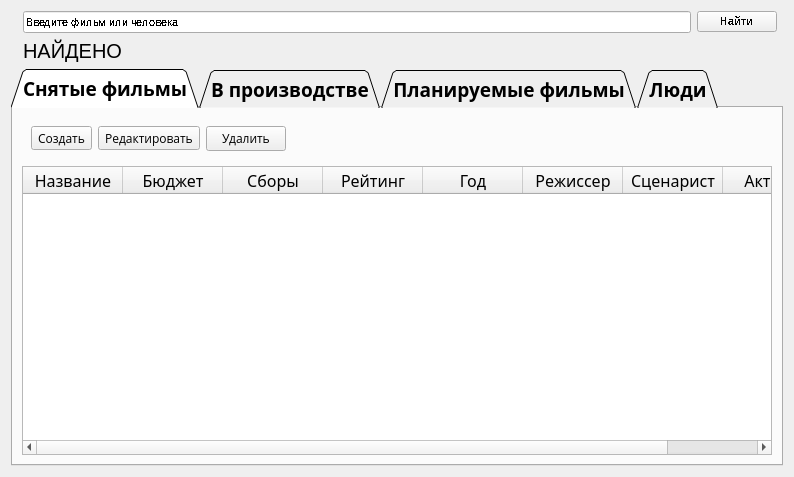
<?xml version="1.0" encoding="UTF-8"?>
<ui version="4.0">
 <class>Form</class>
 <widget class="QWidget" name="Form">
  <property name="geometry">
   <rect>
    <x>0</x>
    <y>0</y>
    <width>794</width>
    <height>477</height>
   </rect>
  </property>
  <property name="font">
   <font>
    <pointsize>8</pointsize>
    <stylestrategy>NoAntialias</stylestrategy>
    <kerning>true</kerning>
   </font>
  </property>
  <property name="windowTitle">
   <string>Form</string>
  </property>
  <layout class="QGridLayout" name="gridLayout_4">
   <item row="0" column="0">
    <widget class="QLabel" name="logo">
     <property name="text">
      <string/>
     </property>
     <property name="pixmap">
      <pixmap>images/logo3.png</pixmap>
     </property>
     <property name="scaledContents">
      <bool>false</bool>
     </property>
    </widget>
   </item>
   <item row="0" column="2">
    <widget class="QPushButton" name="Find">
     <property name="font">
      <font>
       <pointsize>8</pointsize>
       <weight>75</weight>
       <bold>true</bold>
       <stylestrategy>NoAntialias</stylestrategy>
       <kerning>true</kerning>
      </font>
     </property>
     <property name="text">
      <string>Найти</string>
     </property>
    </widget>
   </item>
   <item row="0" column="1">
    <widget class="QLineEdit" name="ObjectName">
     <property name="minimumSize">
      <size>
       <width>0</width>
       <height>20</height>
      </size>
     </property>
     <property name="text">
      <string/>
     </property>
     <property name="maxLength">
      <number>32771</number>
     </property>
     <property name="placeholderText">
      <string>Введите фильм или человека</string>
     </property>
     <property name="cursorMoveStyle">
      <enum>Qt::LogicalMoveStyle</enum>
     </property>
    </widget>
   </item>
   <item row="3" column="0" colspan="4">
    <widget class="QTabWidget" name="mainTable">
     <property name="font">
      <font>
       <family>Proxima Nova</family>
       <pointsize>14</pointsize>
       <weight>75</weight>
       <bold>true</bold>
       <stylestrategy>PreferAntialias</stylestrategy>
       <kerning>true</kerning>
      </font>
     </property>
     <property name="layoutDirection">
      <enum>Qt::LeftToRight</enum>
     </property>
     <property name="autoFillBackground">
      <bool>false</bool>
     </property>
     <property name="tabShape">
      <enum>QTabWidget::Triangular</enum>
     </property>
     <property name="currentIndex">
      <number>0</number>
     </property>
     <property name="iconSize">
      <size>
       <width>16</width>
       <height>16</height>
      </size>
     </property>
     <property name="elideMode">
      <enum>Qt::ElideRight</enum>
     </property>
     <property name="documentMode">
      <bool>false</bool>
     </property>
     <property name="tabsClosable">
      <bool>false</bool>
     </property>
     <property name="movable">
      <bool>false</bool>
     </property>
     <property name="tabBarAutoHide">
      <bool>false</bool>
     </property>
     <widget class="QWidget" name="Archieve">
      <property name="font">
       <font>
        <family>Proxima Nova</family>
        <pointsize>14</pointsize>
        <weight>75</weight>
        <bold>true</bold>
        <stylestrategy>PreferAntialias</stylestrategy>
        <kerning>true</kerning>
       </font>
      </property>
      <attribute name="title">
       <string>Снятые фильмы</string>
      </attribute>
      <layout class="QGridLayout" name="gridLayout_3">
       <item row="1" column="0">
        <widget class="QTableWidget" name="filmTab">
         <property name="font">
          <font>
           <family>Proxima Nova</family>
           <pointsize>12</pointsize>
           <weight>50</weight>
           <bold>false</bold>
           <stylestrategy>PreferAntialias</stylestrategy>
           <kerning>true</kerning>
          </font>
         </property>
         <property name="frameShape">
          <enum>QFrame::StyledPanel</enum>
         </property>
         <property name="frameShadow">
          <enum>QFrame::Raised</enum>
         </property>
         <property name="sizeAdjustPolicy">
          <enum>QAbstractScrollArea::AdjustIgnored</enum>
         </property>
         <property name="sortingEnabled">
          <bool>true</bool>
         </property>
         <column>
          <property name="text">
           <string>Название</string>
          </property>
         </column>
         <column>
          <property name="text">
           <string>Бюджет</string>
          </property>
         </column>
         <column>
          <property name="text">
           <string>Сборы</string>
          </property>
         </column>
         <column>
          <property name="text">
           <string>Рейтинг</string>
          </property>
         </column>
         <column>
          <property name="text">
           <string>Год</string>
          </property>
         </column>
         <column>
          <property name="text">
           <string>Режиссер</string>
          </property>
         </column>
         <column>
          <property name="text">
           <string>Сценарист</string>
          </property>
         </column>
         <column>
          <property name="text">
           <string>Актеры</string>
          </property>
         </column>
        </widget>
       </item>
       <item row="0" column="0">
        <widget class="QWidget" name="filmButtonsWidget" native="true">
         <property name="sizePolicy">
          <sizepolicy hsizetype="Fixed" vsizetype="Preferred">
           <horstretch>0</horstretch>
           <verstretch>0</verstretch>
          </sizepolicy>
         </property>
         <property name="font">
          <font>
           <pointsize>9</pointsize>
          </font>
         </property>
         <property name="focusPolicy">
          <enum>Qt::NoFocus</enum>
         </property>
         <property name="contextMenuPolicy">
          <enum>Qt::DefaultContextMenu</enum>
         </property>
         <property name="acceptDrops">
          <bool>false</bool>
         </property>
         <property name="inputMethodHints">
          <set>Qt::ImhNone</set>
         </property>
         <layout class="QHBoxLayout" name="horizontalLayout">
          <item>
           <widget class="QToolButton" name="filmCreate">
            <property name="enabled">
             <bool>true</bool>
            </property>
            <property name="sizePolicy">
             <sizepolicy hsizetype="Fixed" vsizetype="Fixed">
              <horstretch>0</horstretch>
              <verstretch>0</verstretch>
             </sizepolicy>
            </property>
            <property name="font">
             <font>
              <family>Open Sans</family>
              <pointsize>9</pointsize>
              <weight>50</weight>
              <bold>false</bold>
             </font>
            </property>
            <property name="text">
             <string>Создать</string>
            </property>
            <property name="iconSize">
             <size>
              <width>32</width>
              <height>32</height>
             </size>
            </property>
            <property name="shortcut">
             <string/>
            </property>
            <property name="checkable">
             <bool>false</bool>
            </property>
            <property name="toolButtonStyle">
             <enum>Qt::ToolButtonIconOnly</enum>
            </property>
            <property name="autoRaise">
             <bool>false</bool>
            </property>
           </widget>
          </item>
          <item>
           <widget class="QToolButton" name="filmEdit">
            <property name="font">
             <font>
              <family>Open Sans</family>
              <pointsize>9</pointsize>
              <weight>50</weight>
              <bold>false</bold>
             </font>
            </property>
            <property name="text">
             <string>Редактировать</string>
            </property>
           </widget>
          </item>
          <item>
           <widget class="QPushButton" name="filmDelete">
            <property name="font">
             <font>
              <family>Open Sans</family>
              <weight>50</weight>
              <bold>false</bold>
             </font>
            </property>
            <property name="text">
             <string>Удалить</string>
            </property>
           </widget>
          </item>
         </layout>
        </widget>
       </item>
      </layout>
     </widget>
     <widget class="QWidget" name="CreatingTab">
      <attribute name="title">
       <string>В производстве</string>
      </attribute>
      <layout class="QGridLayout" name="gridLayout">
       <item row="1" column="0">
        <widget class="QTableWidget" name="tableWidget_2">
         <property name="font">
          <font>
           <family>Proxima Nova</family>
           <pointsize>12</pointsize>
           <weight>50</weight>
           <bold>false</bold>
           <stylestrategy>PreferAntialias</stylestrategy>
           <kerning>true</kerning>
          </font>
         </property>
         <property name="frameShape">
          <enum>QFrame::StyledPanel</enum>
         </property>
         <property name="frameShadow">
          <enum>QFrame::Raised</enum>
         </property>
         <property name="sortingEnabled">
          <bool>true</bool>
         </property>
         <column>
          <property name="text">
           <string>Название</string>
          </property>
         </column>
         <column>
          <property name="text">
           <string>Бюджет</string>
          </property>
         </column>
         <column>
          <property name="text">
           <string>Режиссер</string>
          </property>
         </column>
         <column>
          <property name="text">
           <string>Сценарист</string>
          </property>
         </column>
         <column>
          <property name="text">
           <string>Композитор</string>
          </property>
         </column>
         <column>
          <property name="text">
           <string>Актеры</string>
          </property>
         </column>
        </widget>
       </item>
       <item row="0" column="0">
        <widget class="QWidget" name="progressButtonsWidget" native="true">
         <property name="sizePolicy">
          <sizepolicy hsizetype="Fixed" vsizetype="Preferred">
           <horstretch>0</horstretch>
           <verstretch>0</verstretch>
          </sizepolicy>
         </property>
         <layout class="QGridLayout" name="gridLayout_2">
          <item row="0" column="1">
           <widget class="QToolButton" name="progressEdit">
            <property name="font">
             <font>
              <family>Open Sans</family>
              <pointsize>9</pointsize>
              <weight>50</weight>
              <bold>false</bold>
              <stylestrategy>PreferAntialias</stylestrategy>
              <kerning>true</kerning>
             </font>
            </property>
            <property name="text">
             <string>Редактировать</string>
            </property>
           </widget>
          </item>
          <item row="0" column="0">
           <widget class="QToolButton" name="progressCreate">
            <property name="font">
             <font>
              <family>Open Sans</family>
              <pointsize>9</pointsize>
              <weight>50</weight>
              <bold>false</bold>
              <stylestrategy>PreferAntialias</stylestrategy>
              <kerning>true</kerning>
             </font>
            </property>
            <property name="text">
             <string>Создать</string>
            </property>
           </widget>
          </item>
          <item row="0" column="2">
           <widget class="QPushButton" name="progressDelete">
            <property name="font">
             <font>
              <family>Open Sans</family>
              <pointsize>9</pointsize>
              <weight>50</weight>
              <bold>false</bold>
             </font>
            </property>
            <property name="text">
             <string>Удалить</string>
            </property>
           </widget>
          </item>
         </layout>
        </widget>
       </item>
      </layout>
     </widget>
     <widget class="QWidget" name="PlanTab">
      <property name="contextMenuPolicy">
       <enum>Qt::ActionsContextMenu</enum>
      </property>
      <attribute name="title">
       <string>Планируемые фильмы</string>
      </attribute>
      <layout class="QGridLayout" name="gridLayout_6">
       <item row="1" column="0">
        <widget class="QTableWidget" name="tableWidget_3">
         <property name="font">
          <font>
           <family>Proxima Nova</family>
           <pointsize>12</pointsize>
           <weight>50</weight>
           <bold>false</bold>
           <underline>false</underline>
           <stylestrategy>PreferAntialias</stylestrategy>
           <kerning>true</kerning>
          </font>
         </property>
         <property name="focusPolicy">
          <enum>Qt::StrongFocus</enum>
         </property>
         <property name="contextMenuPolicy">
          <enum>Qt::DefaultContextMenu</enum>
         </property>
         <property name="frameShadow">
          <enum>QFrame::Raised</enum>
         </property>
         <property name="sizeAdjustPolicy">
          <enum>QAbstractScrollArea::AdjustToContents</enum>
         </property>
         <property name="selectionMode">
          <enum>QAbstractItemView::ExtendedSelection</enum>
         </property>
         <property name="gridStyle">
          <enum>Qt::SolidLine</enum>
         </property>
         <property name="sortingEnabled">
          <bool>true</bool>
         </property>
         <property name="cornerButtonEnabled">
          <bool>true</bool>
         </property>
         <column>
          <property name="text">
           <string>Название</string>
          </property>
         </column>
         <column>
          <property name="text">
           <string>Замысел</string>
          </property>
         </column>
         <column>
          <property name="text">
           <string>Тема</string>
          </property>
         </column>
         <column>
          <property name="text">
           <string>Описание</string>
          </property>
          <property name="font">
           <font>
            <weight>50</weight>
            <bold>false</bold>
            <underline>false</underline>
            <strikeout>false</strikeout>
           </font>
          </property>
         </column>
         <column>
          <property name="text">
           <string>Примерный бюджет</string>
          </property>
          <property name="font">
           <font>
            <family>Proxima Nova</family>
            <pointsize>12</pointsize>
           </font>
          </property>
         </column>
        </widget>
       </item>
       <item row="0" column="0">
        <widget class="QWidget" name="planButtons" native="true">
         <property name="sizePolicy">
          <sizepolicy hsizetype="Fixed" vsizetype="Preferred">
           <horstretch>0</horstretch>
           <verstretch>0</verstretch>
          </sizepolicy>
         </property>
         <layout class="QGridLayout" name="gridLayout_11">
          <item row="0" column="0">
           <widget class="QToolButton" name="planCreate">
            <property name="font">
             <font>
              <family>Open Sans</family>
              <pointsize>9</pointsize>
              <weight>50</weight>
              <bold>false</bold>
              <stylestrategy>PreferAntialias</stylestrategy>
              <kerning>true</kerning>
             </font>
            </property>
            <property name="text">
             <string>Создать</string>
            </property>
           </widget>
          </item>
          <item row="0" column="1">
           <widget class="QToolButton" name="planEdit">
            <property name="font">
             <font>
              <family>Open Sans</family>
              <pointsize>9</pointsize>
              <weight>50</weight>
              <bold>false</bold>
              <stylestrategy>PreferAntialias</stylestrategy>
              <kerning>true</kerning>
             </font>
            </property>
            <property name="text">
             <string>Редактировать</string>
            </property>
           </widget>
          </item>
          <item row="0" column="2">
           <widget class="QPushButton" name="planDelete">
            <property name="font">
             <font>
              <family>Open Sans</family>
              <pointsize>9</pointsize>
              <weight>50</weight>
              <bold>false</bold>
             </font>
            </property>
            <property name="text">
             <string>Удалить</string>
            </property>
           </widget>
          </item>
         </layout>
        </widget>
       </item>
      </layout>
     </widget>
     <widget class="QWidget" name="PeopleTab">
      <attribute name="title">
       <string>Люди</string>
      </attribute>
      <layout class="QGridLayout" name="gridLayout_5">
       <item row="0" column="0">
        <widget class="QTabWidget" name="peopleTabInTab">
         <property name="font">
          <font>
           <family>Proxima Nova</family>
           <pointsize>13</pointsize>
           <weight>75</weight>
           <bold>true</bold>
           <strikeout>false</strikeout>
           <stylestrategy>PreferAntialias</stylestrategy>
           <kerning>true</kerning>
          </font>
         </property>
         <property name="focusPolicy">
          <enum>Qt::TabFocus</enum>
         </property>
         <property name="contextMenuPolicy">
          <enum>Qt::DefaultContextMenu</enum>
         </property>
         <property name="layoutDirection">
          <enum>Qt::LeftToRight</enum>
         </property>
         <property name="autoFillBackground">
          <bool>false</bool>
         </property>
         <property name="tabShape">
          <enum>QTabWidget::Rounded</enum>
         </property>
         <property name="currentIndex">
          <number>0</number>
         </property>
         <property name="documentMode">
          <bool>false</bool>
         </property>
         <property name="tabsClosable">
          <bool>false</bool>
         </property>
         <property name="tabBarAutoHide">
          <bool>false</bool>
         </property>
         <widget class="QWidget" name="actor">
          <attribute name="title">
           <string>Актёр</string>
          </attribute>
          <layout class="QGridLayout" name="gridLayout_7">
           <item row="1" column="0">
            <widget class="QTableWidget" name="actorTable">
             <property name="font">
              <font>
               <family>Proxima Nova</family>
               <pointsize>12</pointsize>
               <weight>50</weight>
               <bold>false</bold>
               <strikeout>false</strikeout>
               <stylestrategy>PreferAntialias</stylestrategy>
               <kerning>true</kerning>
              </font>
             </property>
             <property name="frameShadow">
              <enum>QFrame::Raised</enum>
             </property>
             <property name="sortingEnabled">
              <bool>true</bool>
             </property>
             <column>
              <property name="text">
               <string>Имя</string>
              </property>
             </column>
             <column>
              <property name="text">
               <string>e-mail</string>
              </property>
             </column>
             <column>
              <property name="text">
               <string>Телефон</string>
              </property>
             </column>
             <column>
              <property name="text">
               <string>Возраст</string>
              </property>
             </column>
             <column>
              <property name="text">
               <string>Средняя зарплата</string>
              </property>
             </column>
             <column>
              <property name="text">
               <string>Фильмы</string>
              </property>
             </column>
            </widget>
           </item>
           <item row="0" column="0">
            <widget class="QWidget" name="actorButtonsWidget" native="true">
             <property name="sizePolicy">
              <sizepolicy hsizetype="Fixed" vsizetype="Fixed">
               <horstretch>0</horstretch>
               <verstretch>0</verstretch>
              </sizepolicy>
             </property>
             <layout class="QGridLayout" name="gridLayout_12">
              <item row="0" column="0">
               <widget class="QToolButton" name="actorCreate">
                <property name="font">
                 <font>
                  <family>Open Sans</family>
                  <pointsize>9</pointsize>
                  <weight>50</weight>
                  <bold>false</bold>
                 </font>
                </property>
                <property name="text">
                 <string>Создать</string>
                </property>
               </widget>
              </item>
              <item row="0" column="1">
               <widget class="QToolButton" name="actorEdit">
                <property name="font">
                 <font>
                  <family>Open Sans</family>
                  <pointsize>9</pointsize>
                  <weight>50</weight>
                  <bold>false</bold>
                 </font>
                </property>
                <property name="text">
                 <string>Редактировать</string>
                </property>
               </widget>
              </item>
              <item row="0" column="2">
               <widget class="QPushButton" name="actorDelete">
                <property name="font">
                 <font>
                  <family>Open Sans</family>
                  <pointsize>9</pointsize>
                  <weight>50</weight>
                  <bold>false</bold>
                 </font>
                </property>
                <property name="text">
                 <string>Удалить</string>
                </property>
               </widget>
              </item>
             </layout>
            </widget>
           </item>
          </layout>
         </widget>
         <widget class="QWidget" name="director">
          <attribute name="title">
           <string>Режиссер</string>
          </attribute>
          <layout class="QGridLayout" name="gridLayout_8">
           <item row="1" column="0">
            <widget class="QTableWidget" name="directorTable">
             <property name="font">
              <font>
               <family>Proxima Nova</family>
               <pointsize>12</pointsize>
               <weight>50</weight>
               <bold>false</bold>
               <strikeout>false</strikeout>
               <stylestrategy>PreferAntialias</stylestrategy>
               <kerning>true</kerning>
              </font>
             </property>
             <property name="frameShadow">
              <enum>QFrame::Raised</enum>
             </property>
             <property name="sortingEnabled">
              <bool>true</bool>
             </property>
             <column>
              <property name="text">
               <string>Имя</string>
              </property>
             </column>
             <column>
              <property name="text">
               <string>e-mail</string>
              </property>
             </column>
             <column>
              <property name="text">
               <string>Телефон</string>
              </property>
             </column>
             <column>
              <property name="text">
               <string>Средняя зарплата</string>
              </property>
             </column>
             <column>
              <property name="text">
               <string>Фильмы</string>
              </property>
             </column>
            </widget>
           </item>
           <item row="0" column="0">
            <widget class="QWidget" name="directorButtonsWidget" native="true">
             <property name="sizePolicy">
              <sizepolicy hsizetype="Fixed" vsizetype="Preferred">
               <horstretch>0</horstretch>
               <verstretch>0</verstretch>
              </sizepolicy>
             </property>
             <property name="font">
              <font>
               <family>Open Sans</family>
               <pointsize>9</pointsize>
               <weight>50</weight>
               <bold>false</bold>
              </font>
             </property>
             <layout class="QGridLayout" name="gridLayout_13">
              <item row="0" column="1">
               <widget class="QToolButton" name="directorEdit">
                <property name="text">
                 <string>Редактировать</string>
                </property>
               </widget>
              </item>
              <item row="0" column="0">
               <widget class="QToolButton" name="directorCreate">
                <property name="text">
                 <string>Создать</string>
                </property>
               </widget>
              </item>
              <item row="0" column="2">
               <widget class="QPushButton" name="directorDelete">
                <property name="text">
                 <string>Удалить</string>
                </property>
               </widget>
              </item>
             </layout>
            </widget>
           </item>
          </layout>
         </widget>
         <widget class="QWidget" name="screenwriter">
          <attribute name="title">
           <string>Сценарист</string>
          </attribute>
          <layout class="QGridLayout" name="gridLayout_9">
           <item row="1" column="0">
            <widget class="QTableWidget" name="scrnTable">
             <property name="font">
              <font>
               <family>Proxima Nova</family>
               <pointsize>12</pointsize>
               <weight>50</weight>
               <bold>false</bold>
               <strikeout>false</strikeout>
               <stylestrategy>PreferAntialias</stylestrategy>
               <kerning>true</kerning>
              </font>
             </property>
             <property name="frameShadow">
              <enum>QFrame::Raised</enum>
             </property>
             <property name="sortingEnabled">
              <bool>true</bool>
             </property>
             <column>
              <property name="text">
               <string>Имя</string>
              </property>
             </column>
             <column>
              <property name="text">
               <string>e-mail</string>
              </property>
             </column>
             <column>
              <property name="text">
               <string>Телефон</string>
              </property>
             </column>
             <column>
              <property name="text">
               <string>Средняя зарплата</string>
              </property>
             </column>
             <column>
              <property name="text">
               <string>Фильмы</string>
              </property>
             </column>
            </widget>
           </item>
           <item row="0" column="0">
            <widget class="QWidget" name="scrwrtButtonsWidget" native="true">
             <property name="sizePolicy">
              <sizepolicy hsizetype="Fixed" vsizetype="Preferred">
               <horstretch>0</horstretch>
               <verstretch>0</verstretch>
              </sizepolicy>
             </property>
             <property name="font">
              <font>
               <family>Open Sans</family>
               <pointsize>9</pointsize>
               <weight>50</weight>
               <bold>false</bold>
              </font>
             </property>
             <layout class="QGridLayout" name="gridLayout_14">
              <item row="0" column="0">
               <widget class="QToolButton" name="scrnCreate">
                <property name="text">
                 <string>Создать</string>
                </property>
               </widget>
              </item>
              <item row="0" column="1">
               <widget class="QToolButton" name="scrnEdit">
                <property name="text">
                 <string>Редактировать</string>
                </property>
               </widget>
              </item>
              <item row="0" column="2">
               <widget class="QPushButton" name="scrnDelete">
                <property name="text">
                 <string>Удалить</string>
                </property>
               </widget>
              </item>
             </layout>
            </widget>
           </item>
          </layout>
         </widget>
         <widget class="QWidget" name="composer">
          <attribute name="title">
           <string>Композитор</string>
          </attribute>
          <layout class="QGridLayout" name="gridLayout_10">
           <item row="1" column="0">
            <widget class="QTableWidget" name="compTable">
             <property name="font">
              <font>
               <family>Proxima Nova</family>
               <pointsize>12</pointsize>
               <weight>50</weight>
               <bold>false</bold>
               <strikeout>false</strikeout>
               <stylestrategy>PreferAntialias</stylestrategy>
               <kerning>true</kerning>
              </font>
             </property>
             <property name="frameShadow">
              <enum>QFrame::Raised</enum>
             </property>
             <property name="sortingEnabled">
              <bool>true</bool>
             </property>
             <column>
              <property name="text">
               <string>Имя</string>
              </property>
             </column>
             <column>
              <property name="text">
               <string>e-mail</string>
              </property>
             </column>
             <column>
              <property name="text">
               <string>Телефон</string>
              </property>
             </column>
             <column>
              <property name="text">
               <string>Средняя зарплата</string>
              </property>
             </column>
             <column>
              <property name="text">
               <string>Фильмы</string>
              </property>
             </column>
            </widget>
           </item>
           <item row="0" column="0">
            <widget class="QWidget" name="compButtonsWidg" native="true">
             <property name="sizePolicy">
              <sizepolicy hsizetype="Fixed" vsizetype="Preferred">
               <horstretch>0</horstretch>
               <verstretch>0</verstretch>
              </sizepolicy>
             </property>
             <property name="font">
              <font>
               <family>Open Sans</family>
               <pointsize>9</pointsize>
               <weight>50</weight>
               <bold>false</bold>
              </font>
             </property>
             <layout class="QGridLayout" name="gridLayout_15">
              <item row="0" column="0">
               <widget class="QToolButton" name="compCreate">
                <property name="text">
                 <string>Создать</string>
                </property>
               </widget>
              </item>
              <item row="0" column="1">
               <widget class="QToolButton" name="compEdit">
                <property name="font">
                 <font>
                  <family>Open Sans</family>
                  <pointsize>9</pointsize>
                  <weight>50</weight>
                  <bold>false</bold>
                  <strikeout>false</strikeout>
                  <stylestrategy>PreferAntialias</stylestrategy>
                  <kerning>true</kerning>
                 </font>
                </property>
                <property name="text">
                 <string>Редактировать</string>
                </property>
               </widget>
              </item>
              <item row="0" column="2">
               <widget class="QPushButton" name="compDelete">
                <property name="text">
                 <string>Удалить</string>
                </property>
               </widget>
              </item>
             </layout>
            </widget>
           </item>
          </layout>
         </widget>
        </widget>
       </item>
      </layout>
     </widget>
    </widget>
   </item>
   <item row="1" column="1">
    <widget class="QLabel" name="found">
     <property name="font">
      <font>
       <pointsize>15</pointsize>
       <stylestrategy>PreferAntialias</stylestrategy>
      </font>
     </property>
     <property name="frameShape">
      <enum>QFrame::NoFrame</enum>
     </property>
     <property name="frameShadow">
      <enum>QFrame::Sunken</enum>
     </property>
     <property name="text">
      <string>НАЙДЕНО</string>
     </property>
     <property name="textFormat">
      <enum>Qt::PlainText</enum>
     </property>
     <property name="scaledContents">
      <bool>false</bool>
     </property>
    </widget>
   </item>
  </layout>
 </widget>
 <resources/>
 <connections/>
</ui>
